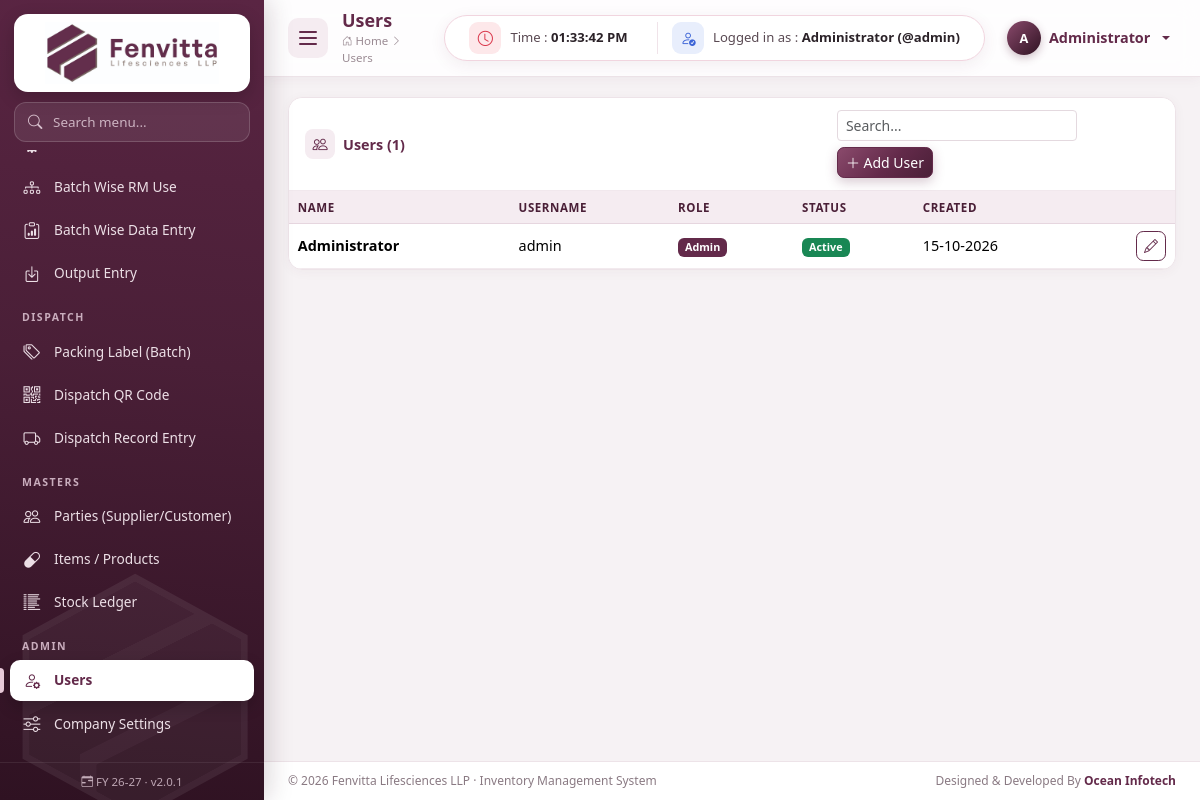
The app's page /modules/users/index.php (signed in) with its own data.
### tables this page shows
CREATE TABLE users (
  id INT AUTO_INCREMENT PRIMARY KEY,
  name VARCHAR(100) NOT NULL,
  username VARCHAR(50) NOT NULL UNIQUE,
  password VARCHAR(255) NOT NULL,
  role ENUM('admin','user') NOT NULL DEFAULT 'user',
  is_active TINYINT(1) NOT NULL DEFAULT 1,
  created_at TIMESTAMP DEFAULT CURRENT_TIMESTAMP
);

### includes/functions.php (called while the page is built, shortened)
<?php
require_once __DIR__ . '/db.php';
function e($v): string
{
    return htmlspecialchars((string)($v ?? ''), ENT_QUOTES, 'UTF-8');
}
function dmy(?string $d): string
{
    return date('d-m-Y', strtotime($d));
}
function today(): string
{
    return date('Y-m-d');
}
function url(string $path = ''): string
{
    return BASE_URL . ltrim($path, '/');
}
function asset(string $file): string
{
    return url('assets/' . ltrim($file, '/')) . '?v=' . APP_VERSION;
}
function current_user(): ?array
{
    return $_SESSION['user'] ?? null;
}
function fy_start(?string $date = null): string
{
    $t = strtotime($date ?: today());
    $y = (int)date('Y', $t);
    return "$y-04-01";
}
function fy_label(?string $date = null): string
{
    $y = (int)substr(fy_start($date), 0, 4);
    return substr((string)$y, 2) . '-' . substr((string)($y + 1), 2);
}

### includes/db.php (called while the page is built, shortened)
<?php
$conn = null;
function db()
{
    global $conn;
    if ($conn === null) {
        try {
            $conn = mysqli_connect(DB_HOST, DB_USER, DB_PASS, DB_NAME, DB_PORT);
            mysqli_set_charset($conn, 'utf8mb4');
        } catch (mysqli_sql_exception $e) {
            http_response_code(500);
            die('<h3 style="font-family:sans-serif;color:#632a4a">Database connection failed.</h3>'
                . '<p style="font-family:sans-serif">Check <code>config/config.php</code> and import <code>database/fenvita_inventory.sql</code>.<br><small>'
                . htmlspecialchars($e->getMessage()) . '</small></p>');
        }
    }
    return $conn;
}
function q($sql, $params = [])
{
    $stmt = mysqli_prepare(db(), $sql);
    mysqli_stmt_execute($stmt);
    $result = mysqli_stmt_get_result($stmt);
    return $result === false ? true : $result;
}
function rows($sql, $params = [])
{
    $result = q($sql, $params);
    return mysqli_fetch_all($result, MYSQLI_ASSOC);
}

### modules/users/index.php (the view, shortened to what this page needs)
<?php
$list = rows('SELECT * FROM users ORDER BY name');
$pageTitle = 'Users';
$active = 'users';
include ROOT_PATH . '/includes/header.php';
?>
<div class="card">
    <div class="card-header"><i class="bi bi-people"></i> Users (<?= count($list) ?>)
        <div class="actions">
            <input class="form-control form-control-sm table-search" placeholder="Search..." data-table-search="#tbl">
            <a href="<?= url('users/add') ?>" class="btn btn-sm btn-primary"><i class="bi bi-plus-lg"></i> Add User</a>
        </div>
    </div>
    <div class="table-responsive">
        <table class="table table-sm table-hover" id="tbl">
            <thead><tr><th>Name</th><th>Username</th><th>Role</th><th>Status</th><th>Created</th><th></th></tr></thead>
            <tbody>
            <?php foreach ($list as $u): ?>
                <tr>
                    <td class="fw-semibold"><?= e($u['name']) ?></td><td><?= e($u['username']) ?></td>
                    <td><span class="badge <?= $u['role'] === 'admin' ? 'text-bg-primary' : 'badge-type' ?>"><?= e(ucfirst($u['role'])) ?></span></td>
                    <td><?= $u['is_active'] ? '<span class="badge text-bg-success">Active</span>' : '<span class="badge text-bg-secondary">Inactive</span>' ?></td>
                    <td><?= dmy($u['created_at']) ?></td>
                    <td class="text-end text-nowrap">
                        <a href="<?= url('users/edit/' . $u['id']) ?>" class="btn btn-sm btn-outline-primary" title="Edit"><i class="bi bi-pencil"></i></a>
                    </td>
                </tr>
            <?php endforeach; ?>
            </tbody>
        </table>
    </div>
</div>
<?php include ROOT_PATH . '/includes/footer.php'; ?>

### includes/header.php (shortened to what this page needs)
<?php
$pageTitle = $pageTitle ?? 'Dashboard';
$active = $active ?? '';
$navUser = current_user();
$navMenu = [
    ['Dashboard', 'bi-speedometer2', '', 'dashboard'],
    ['ACCOUNT ENTRY', null, [
        ['Purchase Entry (PO)', 'bi-cart-plus', 'purchase', 'purchase'],
        ['Inward Entry (Against PO)', 'bi-box-arrow-in-down', 'inward', 'inward'],
        ['Purchase Outstanding', 'bi-hourglass-split', 'purchase/outstanding', 'purchase_outstanding'],
        ['Sales Entry', 'bi-receipt', 'sales', 'sales'],
        ['Sales Outstanding', 'bi-cash-coin', 'sales/outstanding', 'sales_outstanding'],
    ]],
    ['WAREHOUSE', null, [
        ['Raw Material Stock', 'bi-box-seam', 'rm_stock', 'rm_stock'],
        ['RM Batches', 'bi-layers', 'rm_batches', 'rm_batches'],
        ['RM Utilities Entry', 'bi-droplet-half', 'rm_utilities', 'rm_utilities'],
        ['Finish Goods Stock', 'bi-boxes', 'fg_stock', 'fg_stock'],
        ['Dispatch Record', 'bi-journal-text', 'dispatch/register', 'dispatch_register'],
    ]],
    ['PRODUCTION', null, [
        ['Production Batches', 'bi-gear-wide-connected', 'production', 'production'],
        ['Batch Wise RM Use', 'bi-diagram-3', 'batch_rm', 'batch_rm'],
        ['Batch Wise Data Entry', 'bi-clipboard-data', 'batch_data', 'batch_data'],
        ['Output Entry', 'bi-box-arrow-in-down', 'batch_output', 'batch_output'],
    ]],
    ['DISPATCH', null, [
        ['Packing Label (Batch)', 'bi-tags', 'packing_label', 'packing_label'],
        ['Dispatch QR Code', 'bi-qr-code', 'dispatch/qr', 'dispatch_qr'],
        ['Dispatch Record Entry', 'bi-truck', 'dispatch', 'dispatch'],
    ]],
    ['MASTERS', null, [
        ['Parties (Supplier/Customer)', 'bi-people', 'parties', 'parties'],
        ['Items / Products', 'bi-capsule', 'items', 'items'],
        ['Stock Ledger', 'bi-list-columns-reverse', 'stock_ledger', 'stock_ledger'],
    ]],
];
if (is_admin()) {
    $navMenu[] = ['ADMIN', null, [
        ['Users', 'bi-person-gear', 'users', 'users'],
        ['Company Settings', 'bi-sliders', 'settings', 'settings'],
    ]];
}
$initials = strtoupper(substr($navUser['name'], 0, 1) . (strpos($navUser['name'], ' ') ? substr($navUser['name'], strpos($navUser['name'], ' ') + 1, 1) : ''));
?>
<!DOCTYPE html>
<html lang="en">
<head>
    <link rel="stylesheet" href="<?= url('assets/vendor/bootstrap.min.css') ?>">
    <link rel="stylesheet" href="<?= url('assets/vendor/bootstrap-icons.min.css') ?>">
    <link rel="stylesheet" href="<?= asset('css/style.css') ?>">
</head>
<body>
<div class="app-wrap">
    <aside class="sidebar" id="sidebar">
        <a href="<?= url() ?>" class="brand">
            <img src="<?= url('assets/img/logo-wide.png') ?>" alt="Fenvitta Lifesciences LLP" class="brand-full">
        </a>
        <div class="side-search">
            <i class="bi bi-search"></i>
            <input type="text" id="menuSearch" placeholder="Search menu..." autocomplete="off">
        </div>
        <nav class="side-nav">
            <?php foreach ($navMenu as $navItem): ?>
                <?php if (is_array($navItem[2])): ?>
                    <div class="nav-section" data-section="<?= e($navItem[0]) ?>"><span><?= e($navItem[0]) ?></span></div>
                    <?php foreach ($navItem[2] as $navSub): ?>
                        <a class="nav-link <?= $active === $navSub[3] ? 'active' : '' ?>" href="<?= url($navSub[2]) ?>" data-title="<?= e($navSub[0]) ?>" data-section="<?= e($navItem[0]) ?>">
                            <i class="bi <?= e($navSub[1]) ?>"></i><span><?= e($navSub[0]) ?></span>
                        </a>
                    <?php endforeach; ?>
                <?php else: ?>
                    <a class="nav-link <?= $active === $navItem[3] ? 'active' : '' ?>" href="<?= url($navItem[2]) ?>" data-title="<?= e($navItem[0]) ?>" data-section="">
                        <i class="bi <?= e($navItem[1]) ?>"></i><span><?= e($navItem[0]) ?></span>
                    </a>
                <?php endif; ?>
            <?php endforeach; ?>
        </nav>
        <div class="side-foot"><i class="bi bi-calendar-range"></i><span> FY <?= e(fy_label()) ?> &middot; v<?= APP_VERSION ?></span></div>
    </aside>
    <main class="main">
        <header class="topbar no-print">
            <button class="sb-toggle" id="sbToggle" type="button" title="Toggle sidebar">
                <span></span><span></span><span></span>
            </button>
            <div>
                <h1 class="page-title"><?= e($pageTitle) ?></h1>
                <div class="crumb"><a href="<?= url() ?>" class="text-reset text-decoration-none"><i class="bi bi-house-door"></i> Home</a> <i class="bi bi-chevron-right"></i> <?= e($pageTitle) ?></div>
            </div>
            <div class="ms-auto d-flex align-items-center gap-3">
                <div class="info-pill">
                    <div class="ip-item">
                        <span class="ip-icon red"><i class="bi bi-clock"></i></span>
                        <span>Time : <b id="liveClock"><?= date('h:i:s A') ?></b></span>
                    </div>
                    <div class="ip-item">
                        <span class="ip-icon blue"><i class="bi bi-person-check"></i></span>
                        <span>Logged in as : <b><?= e($navUser['name']) ?> (@<?= e($navUser['username']) ?>)</b></span>
                    </div>
                </div>
                <div class="dropdown">
                    <button class="btn-user dropdown-toggle" data-bs-toggle="dropdown">
                        <span class="avatar"><?= e($initials) ?></span>
                        <span class="d-none d-sm-inline"><?= e($navUser['name']) ?></span>
                    </button>
                </div>
            </div>
        </header>
        <div class="content">

### records on screen
users: name "Administrator", username "admin", name "A", role "Admin", is_active "Active", created_at "15-10-2026"

### other values on screen
$navSub[0] "Batch Wise RM Use"
$navSub[0] "Batch Wise Data Entry"
$navSub[0] "Output Entry"
$navItem[0] "DISPATCH"
$navSub[0] "Packing Label (Batch)"
$navSub[0] "Dispatch QR Code"
$navSub[0] "Dispatch Record Entry"
$navItem[0] "MASTERS"
$navSub[0] "Parties (Supplier/Customer)"
$navSub[0] "Items / Products"
$navSub[0] "Stock Ledger"
$navItem[0] "ADMIN"
$navSub[0] "Users"
$navSub[0] "Company Settings"
fy_label() "26-27"
